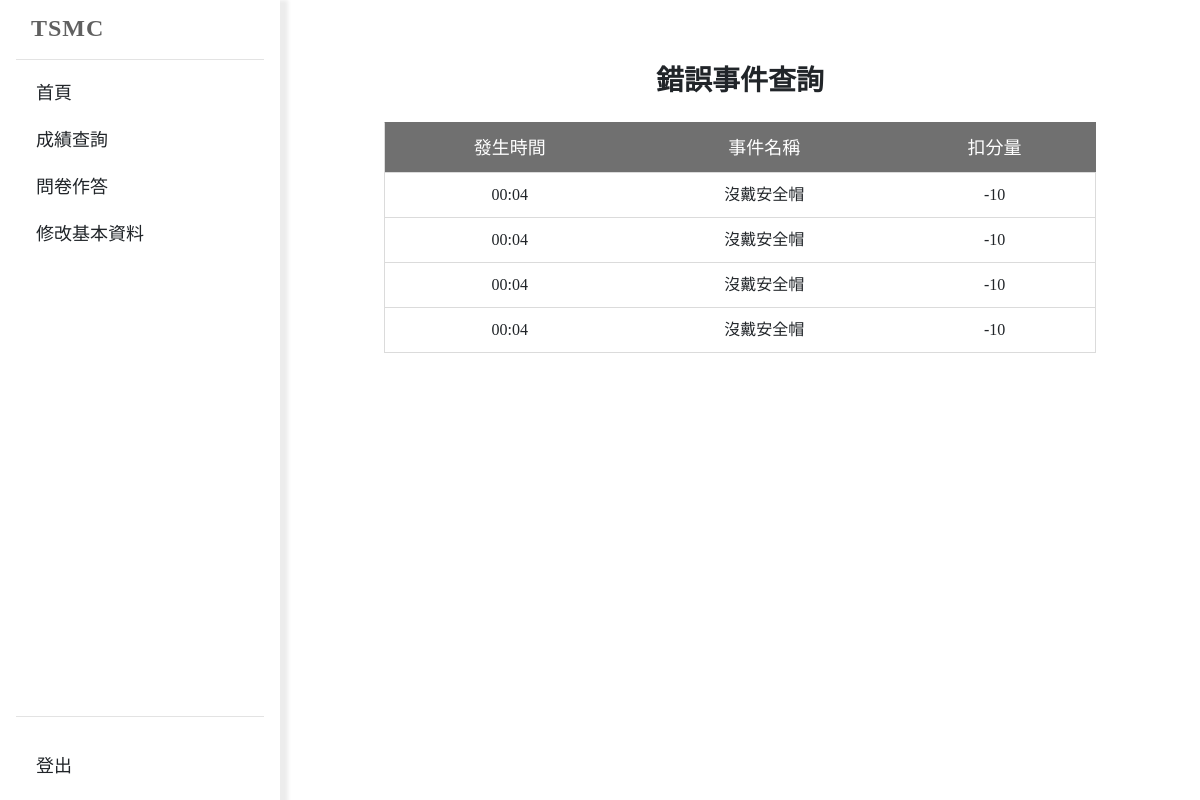
/scores/score_find/201/6, run on the app's committed database.
### scores/models.py (models this page shows, shortened)
class EventResult(models.Model):
    training_id = models.ForeignKey(TrainingResult, on_delete=models.CASCADE, null=True)
    user_id = models.IntegerField( null=True)
    course_id = models.IntegerField( null=True)
    unit_id = models.IntegerField( null=True)
    start_date = models.DateTimeField( null=True)
    event_id = models.IntegerField( null=True)
    event_name = models.CharField(max_length=64)
    time = models.IntegerField( null=True)
    score = models.IntegerField( null=True)
    comment = models.CharField(max_length=500, null=True)

### scores/views.py (the view)
# urls.py: path('score_find/<course_number>/<train_pk>', views.training_result_user, name='admin_score_find'),
def training_result_user(request,course_number,train_pk):
    get_training_result = TrainingResult.objects.get(pk=train_pk)
    event_list = EventResult.objects.filter(training_id=get_training_result)
    for i in range(len(event_list)):
        envhour = int(event_list[i].time / 60)
        envsec = int(event_list[i].time % 60)
        event_list[i].time = "{hour:0{width}}:{sec:0{width}}".format(hour=envhour, sec=envsec, width=2)
    context = {
        'course_number': course_number,
        'event_list': event_list,
    }
    return render(request, 'scores/training_result_user.html', context)

### templates/scores/training_result_user.html (shortened to what this page needs)
{% extends "base_generic.html" %}
{% block content %}
</head>
<body>
    <main id="main">
        {% if request.user.is_staff %}
        <nav id="header" class="flex-shrink-0 p-3" style="width: 280px; height: 100%;">
            <div style="display: flex; align-items: center; justify-content: center;">
                <a href="/home/" class="logo">Training Center</a>
            </div>
            <hr style="color: #909090;">
            <ul class="list-unstyled">
                <li>
                    <a class="nav-link scrollto" href="/home/">首頁</a>
                </li>
                <li>
                    <a class="nav-link scrollto" href="/scores/course-list/">課程管理</a>
                </li>
                <li>
                    <a class="nav-link scrollto" href="/scores/score_find/">成績查詢</a>
                </li>
                <li>
                    <a class="nav-link scrollto" href="/admin/auth/user/">帳號管理</a>
                </li>
                <li>
                    <a class="nav-link scrollto" href="/question/question_list/">問卷系統</a>
                </li>
            </ul>
            <div style="position: fixed; bottom: 0;">
                <div style="width: 248px;">
                    <hr style="color: #909090;">
                </div>
                <div style="display: flex; align-items: center; justify-content: space-between;">
                    {% if request.user.is_authenticated %}
                        <a class="nav-link scrollto fw-bold">{{request.user}}</a>
                    {% endif %}
                    <a class="nav-link scrollto logout-link" href="/welcome/logout/">登出</a>
                </div>
            </div>
        </nav>
        {% else %}
        <nav id="header" class="flex-shrink-0 p-3" style="width: 280px; height: 100%;">
            <a href="/home/" class="logo">TSMC</a>
            <hr style="color: #909090;">
            <ul class="list-unstyled">
                <li>
                    <a class="nav-link scrollto" href="/home/">首頁</a>
                </li>
                <li>
                    <a class="nav-link scrollto" href="">成績查詢</a>
                </li>
                <li>
                    <a class="nav-link scrollto" href="/question/question_list/">問卷作答</a>
                </li>
                <li>
                    <a class="nav-link scrollto" href="/home/student-information/">修改基本資料</a>
                </li>
            </ul>
            <div style="position: fixed; bottom: 0;">
                <div style="width: 248px;">
                    <hr style="color: #909090;">
                </div>
                <div style="display: flex; align-items: center; justify-content: space-between;">
                    <a class="nav-link scrollto logout-link" href="/welcome/logout/">登出</a>
                </div>
            </div>
        </nav>
        {% endif %}
        <section id="home" class="text-center" style="display: flex; justify-content: center; align-items: center; width: 100hv; height: 100hv; margin-left: 280px;">
            <div class="container align-items-center" style="flex-direction: column; max-width: 80%; margin-top: 40px; margin-bottom: 40px;" data-aos="fade-up" data-aos-duration="1000" data-aos-offset="300" data-aos-easing="ease-in-sine" data-aos-delay="400">
                <div id="1" class="tabcontent justify-content-center text-center">
                    <div class="box-info full ng-hide" ng-show="orderItems.length &amp;&amp; !state.loadingItems">
                        <h3 class="mt-4 mb-2 fw-bold">錯誤事件查詢</h3>
                        <div class="row pt-3">
                        </div>
                        <div class="table-responsive">
                            <table data-sortable="" class="table table-hover">
                                <thead>
                                    <tr>
                                    <th>發生時間</th>
                                    <th>事件名稱</th>
                                    <th>扣分量</th>
                                    </tr>
                                </thead>
                                {% if event_list %}
                                <tbody>
                                        {% for event in event_list %}
                                        <tr>
                                            <td>{{ event.time }}</td>
                                            <td>{{ event.event_name }}</td>
                                            <td>{{ event.score }}</td>
                                        </tr>
                                        {% endfor %}
                                </tbody>
                                {% else %}
                                <tbody>
                                    <tr>
                                        <td colspan="6">列表尚無任何資料</td>
                                    </tr>
                                </tbody>
                                {% endif %}
                            </table>
                        </div>
                    </div>
                </div>
            </div>
        </section>
    </main>
{% endblock %}

### static/assets/css/style.css (style rules this page uses)
body { font-family: "Suranna", serif; font-family: 'Noto Serif TC', serif; }
a { text-decoration: none; }
h1, h2, h3, h4, h5, h6 { font-family: 'Playfair', serif; font-family: 'Noto Serif TC', serif; }
#header { background: rgba(255, 255, 255, 0.95); transition: all 0.5s; box-shadow: 4px 4px 4px 4px #ececec; }
#header .logo { font-size: 24px; margin: 15px; padding: 0; line-height: 1; font-weight: 700; letter-spacing: 1px; color: #606060; }
#header .nav-link { margin: 20px 20px 20px 20px; font-size: 18px; }
#home { background-size: cover; position: relative; }
#home:before { content: ""; background: #ffffff; position: absolute; bottom: 0; top: 0; left: 0; right: 0; }
section { overflow: hidden; display: flex; align-content: center; }

### templates/scores/training_result_user.html (style rules this page uses)
nav ul li a { text-decoration: none; position: relative; color: #999999; font-weight: 600; }
nav ul li a::after { content: ""; position: absolute; bottom: -5px; left: 0; width: 0; height: 0.125em; background-color: #cd0000; transition: width 0.5s; }
table { border-collapse: collapse; }
.table tr { border: 1px solid #70707040; }
.table thead th { height: 50px; background-color: #707070; color: #fff; font-size: 18px; font-weight: 400; padding: 10px; }
.table tbody td { text-align: center; vertical-align: middle; height: 45px; font-size: 16px; font-weight: 200; }

### data on the page
EventResult: time "00:04", event_name "沒戴安全帽", score "-10"
EventResult: time "00:04", event_name "沒戴安全帽", score "-10"
EventResult: time "00:04", event_name "沒戴安全帽", score "-10"
EventResult: time "00:04", event_name "沒戴安全帽", score "-10"
